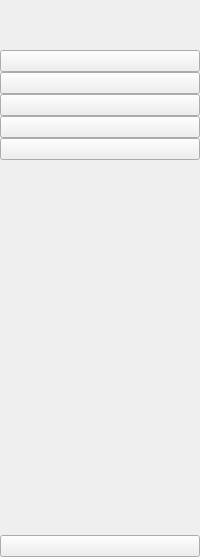
     <widget class="QWidget" name="icon_only_widget" native="true">
      <layout class="QVBoxLayout" name="verticalLayout_3">
       <property name="spacing">
        <number>0</number>
       </property>
       <property name="leftMargin">
        <number>0</number>
       </property>
       <property name="topMargin">
        <number>0</number>
       </property>
       <property name="rightMargin">
        <number>0</number>
       </property>
       <property name="bottomMargin">
        <number>0</number>
       </property>
       <item>
        <layout class="QHBoxLayout" name="horizontalLayout_3">
         <item>
          <widget class="QLabel" name="logo_label_1">
           <property name="minimumSize">
            <size>
             <width>50</width>
             <height>50</height>
            </size>
           </property>
           <property name="maximumSize">
            <size>
             <width>50</width>
             <height>50</height>
            </size>
           </property>
           <property name="text">
            <string/>
           </property>
           <property name="pixmap">
            <pixmap>icons/road-route-map-icon.png</pixmap>
           </property>
           <property name="scaledContents">
            <bool>true</bool>
           </property>
          </widget>
         </item>
        </layout>
       </item>
       <item>
        <layout class="QVBoxLayout" name="verticalLayout">
         <property name="spacing">
          <number>0</number>
         </property>
         <item>
          <widget class="QPushButton" name="home_btn_1">
           <property name="layoutDirection">
            <enum>Qt::LeftToRight</enum>
           </property>
           <property name="text">
            <string/>
           </property>
           <property name="icon">
            <iconset>
             <normaloff>icons/home.png</normaloff>icons/home.png</iconset>
           </property>
           <property name="iconSize">
            <size>
             <width>20</width>
             <height>20</height>
            </size>
           </property>
           <property name="checkable">
            <bool>true</bool>
           </property>
           <property name="autoExclusive">
            <bool>true</bool>
           </property>
          </widget>
         </item>
         <item>
          <widget class="QPushButton" name="route_btn_1">
           <property name="text">
            <string/>
           </property>
           <property name="icon">
            <iconset>
             <normaloff>icons/map.png</normaloff>icons/map.png</iconset>
           </property>
           <property name="iconSize">
            <size>
             <width>20</width>
             <height>20</height>
            </size>
           </property>
           <property name="checkable">
            <bool>true</bool>
           </property>
           <property name="autoExclusive">
            <bool>true</bool>
           </property>
          </widget>
         </item>
         <item>
          <widget class="QPushButton" name="crossection_btn_1">
           <property name="text">
            <string/>
           </property>
           <property name="icon">
            <iconset>
             <normaloff>icons/road.png</normaloff>icons/road.png</iconset>
           </property>
           <property name="iconSize">
            <size>
             <width>20</width>
             <height>20</height>
            </size>
           </property>
           <property name="checkable">
            <bool>true</bool>
           </property>
           <property name="autoExclusive">
            <bool>true</bool>
           </property>
          </widget>
         </item>
         <item>
          <widget class="QPushButton" name="landscape_btn_1">
           <property name="text">
            <string/>
           </property>
           <property name="icon">
            <iconset>
             <normaloff>icons/tree.png</normaloff>icons/tree.png</iconset>
           </property>
           <property name="iconSize">
            <size>
             <width>20</width>
             <height>20</height>
            </size>
           </property>
           <property name="checkable">
            <bool>true</bool>
           </property>
           <property name="autoExclusive">
            <bool>true</bool>
           </property>
          </widget>
         </item>
         <item>
          <widget class="QPushButton" name="traffic_btn_1">
           <property name="layoutDirection">
            <enum>Qt::LeftToRight</enum>
           </property>
           <property name="text">
            <string/>
           </property>
           <property name="icon">
            <iconset>
             <normaloff>icons/car.png</normaloff>icons/car.png</iconset>
           </property>
           <property name="iconSize">
            <size>
             <width>20</width>
             <height>20</height>
            </size>
           </property>
           <property name="checkable">
            <bool>true</bool>
           </property>
           <property name="autoExclusive">
            <bool>true</bool>
           </property>
          </widget>
         </item>
        </layout>
       </item>
       <item>
        <spacer name="verticalSpacer">
         <property name="orientation">
          <enum>Qt::Vertical</enum>
         </property>
         <property name="sizeHint" stdset="0">
          <size>
           <width>20</width>
           <height>375</height>
          </size>
         </property>
        </spacer>
       </item>
       <item>
        <widget class="QPushButton" name="exit_btn_1">
         <property name="text">
          <string/>
         </property>
         <property name="icon">
          <iconset>
           <normaloff>icons/cross.png</normaloff>icons/cross.png</iconset>
         </property>
         <property name="iconSize">
          <size>
           <width>20</width>
           <height>20</height>
          </size>
         </property>
        </widget>
       </item>
      </layout>
     </widget>
